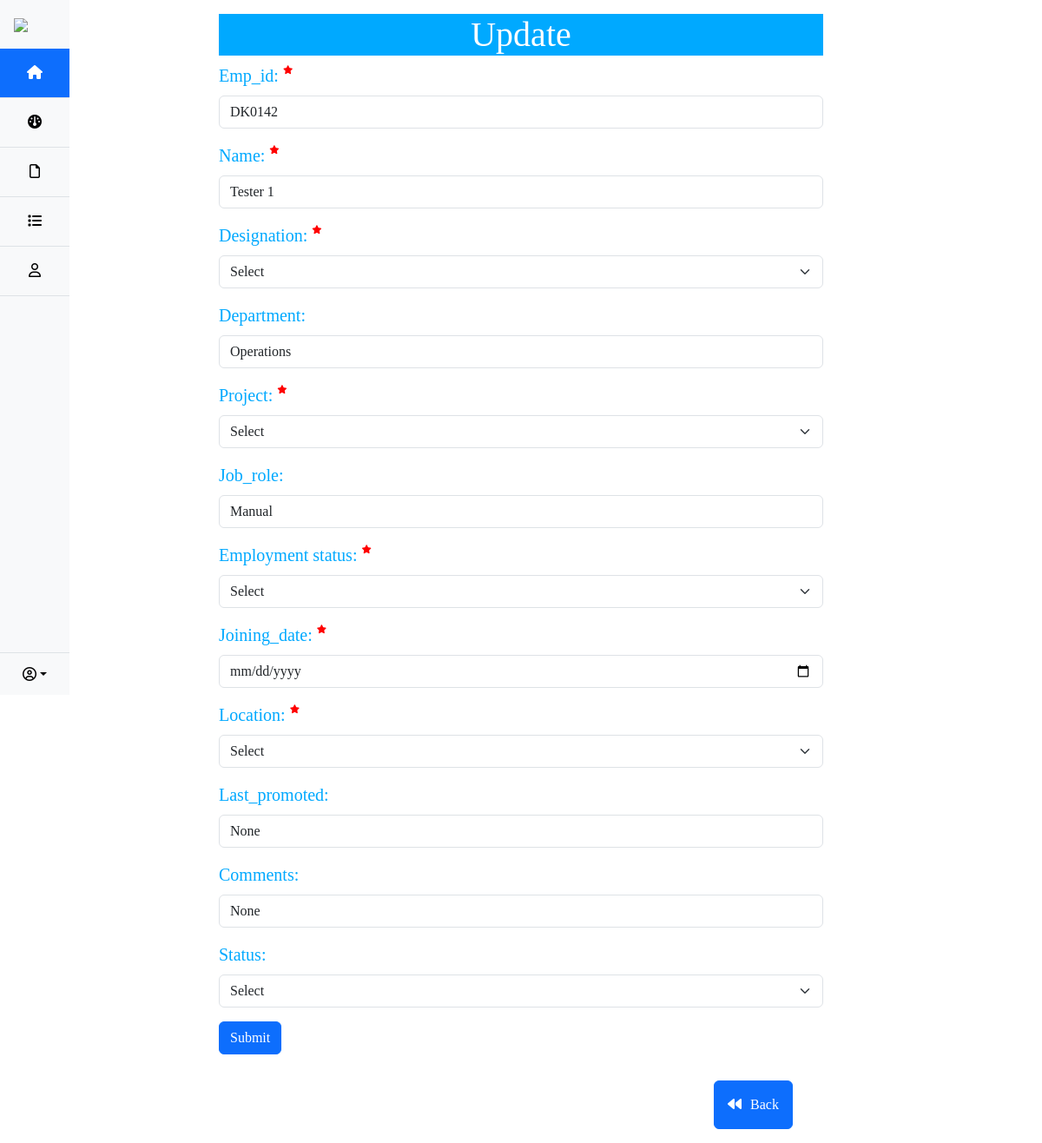
The page /update/1 on the database as committed earlier.
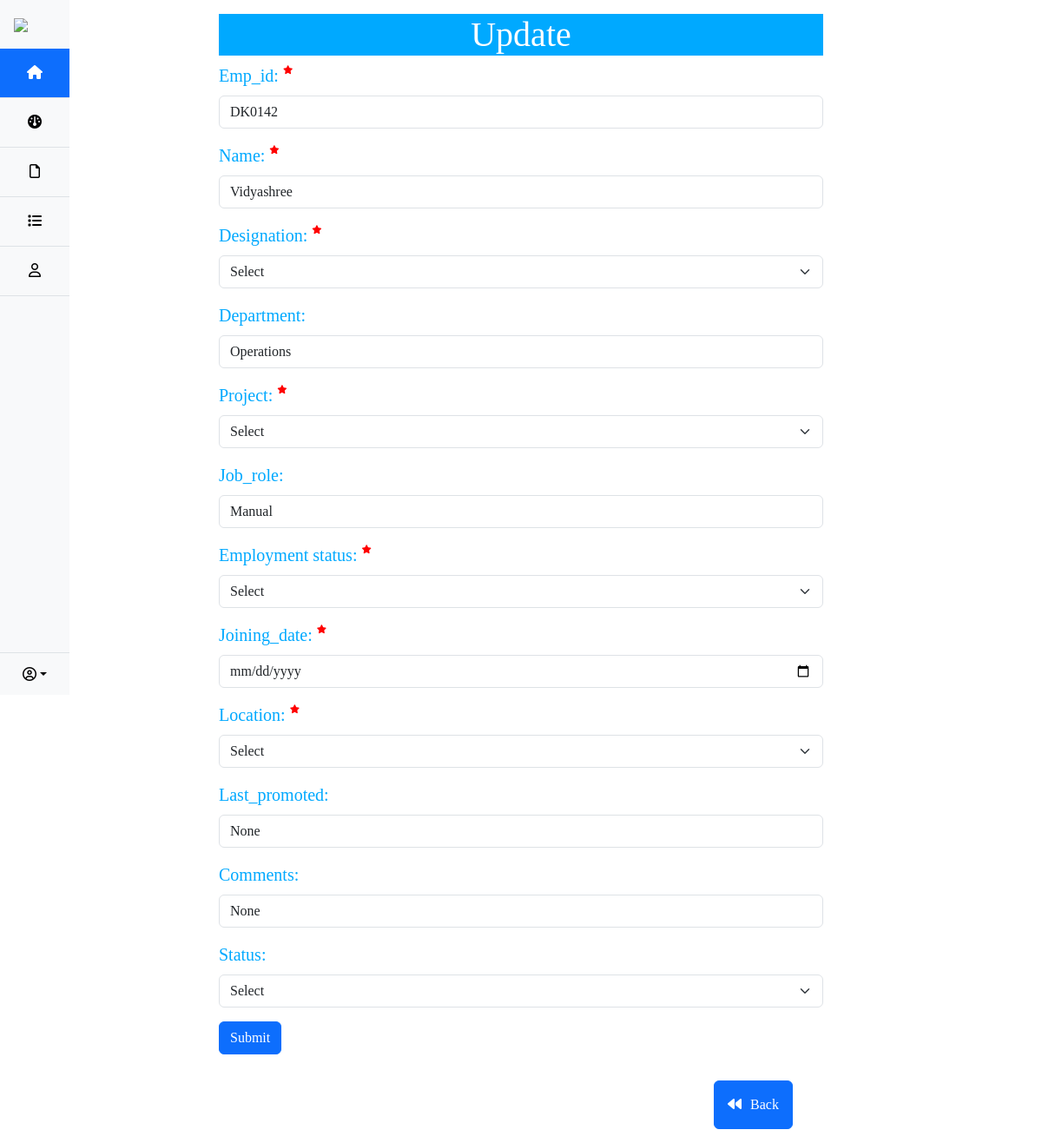
The same page on the database as committed later.
### app.py (models this page shows)
class Employee(db.Model):
    Sno = db.Column(db.Integer, primary_key=True, autoincrement=True)
    Emp_id = db.Column(db.String(500))
    Name = db.Column(db.String(500))
    Designation = db.Column(db.String(500))
    Department = db.Column(db.String(500))
    Project = db.Column(db.String(500))
    Job_role = db.Column(db.String(500))
    Employment_status = db.Column(db.String(500))
    Joining_date = db.Column(db.String(500))
    Experience = db.Column(db.String(500))
    Location = db.Column(db.String(500))
    Last_promoted = db.Column(db.String(500))
    Comments = db.Column(db.String(500))
    employee_status=db.Column(db.String(500))

### app.py (the view, shortened to what this page needs)
@app.route("/update/<int:sno>",methods=["GET","POST"])
def Update(sno):
    selected_date = request.args.get("date")
    employee=Employee.query.filter_by(Sno=sno).first()
    return render_template("update.html",employee=employee,selected_date=selected_date)

### app.py (called while the page is built)
@app.context_processor
def inject_total_employees():
    total_employees,active_employees,resigned_employees,total_resumes,hr_selected,current_year_count, last_year_count,Chennai_employees_count,kollu_employees_count,kaup_employees_count,tn_palyam_count=dashboard_function()
    return dict(total_employees=total_employees,active_employees=active_employees,resigned_employees=resigned_employees,total_resumes=total_resumes,hr_selected=hr_selected,current_year_count=current_year_count, last_year_count=last_year_count,Chennai_employees_count=Chennai_employees_count,kollu_employees_count=kollu_employees_count,kaup_employees_count=kaup_employees_count,tn_palyam_count=tn_palyam_count)

### templates/update.html (shortened to what the changed rows need)
<!doctype html>
<html lang="en">
  <head>
    <link href="https://cdn.jsdelivr.net/npm/bootstrap@5.3.2/dist/css/bootstrap.min.css" rel="stylesheet">
    <link rel="stylesheet" href="{{ url_for('static', filename='update.css') }}">
  </head>
  <body>
    <div style="display: flex;">
      {% include 'sidemenu.html'%}
      <div class="container my-3" style="width:60%">
        <h1 class="title">Update </h1>
        <form action="/update/{{employee.Sno}}" method="post">
            <div class="mb-3 label">
              <label for="emp_id" class="form-label">Emp_id: <i class="fa-solid fa-star" style="color: red;font-size:10px;bottom: 10px; position: relative;"></i></label>
              <input type="text" class="form-control" id="emp_id" name="emp_id" value="{{employee.Emp_id | safe}}" aria-describedby="emailHelp" required>
            </div>
            <div class="mb-3 label">
              <label for="name" class="form-label">Name: <i class="fa-solid fa-star" style="color: red;font-size:10px;bottom: 10px; position: relative;"></i></label>
              <input type="text" class="form-control" value="{{ employee.Name | safe }}" name="name" id="name" required>
            </div>
            <div class="mb-3 label">
                <label for="department" class="form-label">Department:</label>
                <input type="text" class="form-control" value="{{employee.Department | safe}}" name="department" id="department">
            </div>
            <div class="mb-3 label">
                <label for="job_role" class="form-label">Job_role:</label>
                <input type="text" class="form-control" value="{{employee.Job_role | safe}}" name="job_role" id="job_role">
            </div>
            <div class="mb-3 label">
              <div class="cont">
                <input  type="date" class="form-control" value="{{employee.Joining_date}}" name="joining_date" id="joining_date" required>
              </div>
            </div>
            <div class="mb-3 label">
                <label for="last_promoted" class="form-label">Last_promoted:</label>
                <input type="text" class="form-control" value="{{employee.Last_promoted | safe}}" name="last_promoted" id="last_promoted">
            </div>
            <div class="mb-3 label">
                <label for="comments" class="form-label">Comments:</label>
                <input type="text" class="form-control" value="{{employee.Comments | safe}}" name="comments" id="comments">
            </div>
          </form>
    </div>
      </div>
  </body>
</html>

Rows that differ between the two databases and show on the page:
changed Employee "DK0142": name "Tester 1" → "Vidyashree"
